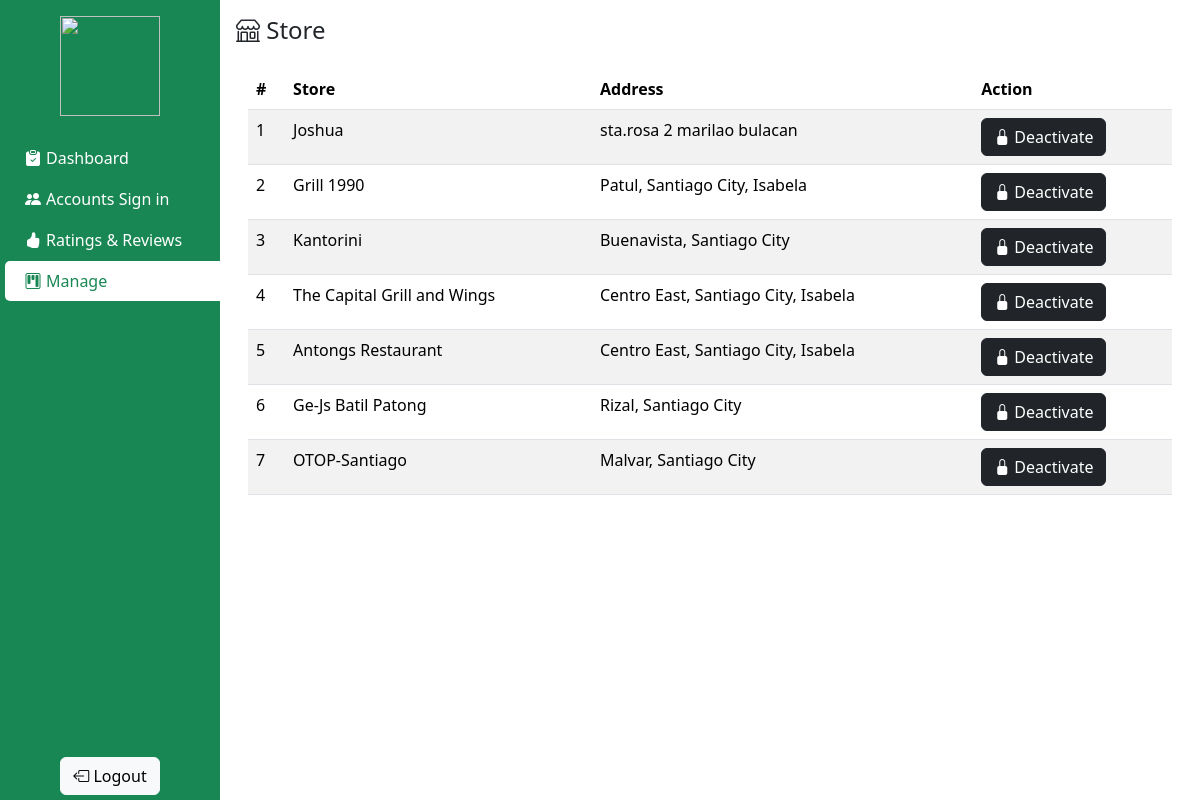
The app's page /BACK_UP_OLD/Admin/store.php (signed in) with its own data.
### tables this page shows
CREATE TABLE `seller` (
  `SELLER_ID` varchar(60) NOT NULL,
  `USERNAME` varchar(255) NOT NULL,
  `PASSWORD` varchar(255) NOT NULL,
  `STORE_NAME` varchar(60) NOT NULL,
  `ADDRESS` varchar(255) NOT NULL,
  `MAP` longtext NOT NULL,
  `EMAIL` varchar(60) NOT NULL,
  `CONTACT_NO` varchar(60) NOT NULL,
  `FACEBOOK_LINK` varchar(60) NOT NULL,
  `INSTAGRAM_LINK` varchar(60) NOT NULL,
  `STATUS` int(5) NOT NULL,
  `jDeactReason` text DEFAULT NULL
);

### BACK_UP_OLD/backend/db.php (called while the page is built, shortened)
<?php
class db_connect
{
    public $host = db_host;
    public $user = db_user;
    public $pass = db_pass;
    public $name = db_name;
    public function connect()
    {
        try {
            $this->conn = new mysqli($this->host, $this->user, $this->pass, $this->name);
        } catch (\Throwable $th) {
            header("Location:setup.php");
        }
    }
}

### BACK_UP_OLD/backend/class.php (called while the page is built, shortened)
<?php
include('db.php');
class global_class extends db_connect
{
    public function getSellers()
    {
        $query = $this->conn->prepare("SELECT * FROM `seller`");
        if ($query->execute()) {
            $result = $query->get_result();
            return $result;
        }
    }
}

### BACK_UP_OLD/Admin/store.php (the view, shortened to what this page needs)
<?php
include("components/header.php");
?>
<h4 class="page-title"><i class="bi bi-shop"></i> Store</h4>
<div class="container mt-4 table-container">
    <table class="table table-striped">
        <thead class="table-header">
            <tr>
                <th>#</th>
                <th>Store</th>
                <th>Address</th>
                <th>Action</th>
            </tr>
        </thead>
        <tbody class="table-body">
            <?php
            $count = 1;
            $getSeller = $db->getSellers();
            while ($seller = $getSeller->fetch_assoc()) {
            ?>
                <tr>
                    <td><?= $count ?></td>
                    <td><?= $seller['STORE_NAME'] ?></td>
                    <td><?= $seller['ADDRESS'] ?></td>
                    <td>
                        <button class="btn <?= ($seller['STATUS'] == 1) ? 'btn-dark' : 'btn-success' ?> btn-deactivate-seller" data-newstatus="<?= ($seller['STATUS'] == 1) ? 0 : 1 ?>" data-id="<?= $seller['SELLER_ID'] ?>"><i class="bi bi-lock-fill"></i> <?= ($seller['STATUS'] == 1) ? 'Deactivate' : 'Activate' ?></button>
                    </td>
                </tr>
            <?php
                $count++;
            }
            ?>
        </tbody>
    </table>
</div>
<?php
include("components/footer.php");
?>

### BACK_UP_OLD/Admin/css/header-footer.css (style rules this page uses)
.table-container { max-height: 89vh; overflow: auto; }
.table-header { position: sticky; top: 0; }

### records on screen
seller: STORE_NAME "Joshua", ADDRESS "sta.rosa 2 marilao bulacan", STATUS "Deactivate"
seller: STORE_NAME "Grill 1990", ADDRESS "Patul, Santiago City, Isabela", STATUS "Deactivate"
seller: STORE_NAME "Kantorini", ADDRESS "Buenavista, Santiago City", STATUS "Deactivate"
seller: STORE_NAME "The Capital Grill and Wings", ADDRESS "Centro East, Santiago City, Isabela", STATUS "Deactivate"
seller: STORE_NAME "Antongs Restaurant", ADDRESS "Centro East, Santiago City, Isabela", STATUS "Deactivate"
seller: STORE_NAME "Ge-Js Batil Patong", ADDRESS "Rizal, Santiago City", STATUS "Deactivate"
seller: STORE_NAME "OTOP-Santiago", ADDRESS "Malvar, Santiago City", STATUS "Deactivate"
